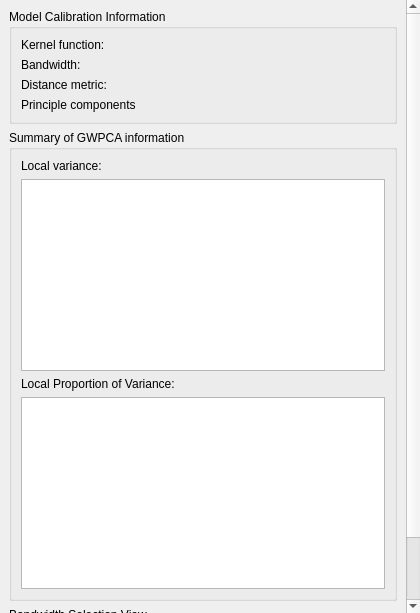
<?xml version="1.0" encoding="UTF-8"?>
<ui version="4.0">
 <class>GwmPropertyGWPCATab</class>
 <widget class="QWidget" name="GwmPropertyGWPCATab">
  <property name="geometry">
   <rect>
    <x>0</x>
    <y>0</y>
    <width>420</width>
    <height>613</height>
   </rect>
  </property>
  <property name="windowTitle">
   <string>Form</string>
  </property>
  <layout class="QGridLayout" name="gridLayout">
   <property name="leftMargin">
    <number>0</number>
   </property>
   <property name="topMargin">
    <number>0</number>
   </property>
   <property name="rightMargin">
    <number>0</number>
   </property>
   <property name="bottomMargin">
    <number>0</number>
   </property>
   <item row="0" column="0">
    <widget class="QScrollArea" name="scrollArea">
     <property name="frameShape">
      <enum>QFrame::NoFrame</enum>
     </property>
     <property name="frameShadow">
      <enum>QFrame::Plain</enum>
     </property>
     <property name="lineWidth">
      <number>0</number>
     </property>
     <property name="widgetResizable">
      <bool>true</bool>
     </property>
     <property name="alignment">
      <set>Qt::AlignLeading|Qt::AlignLeft|Qt::AlignTop</set>
     </property>
     <widget class="QWidget" name="scrollAreaWidgetContents">
      <property name="geometry">
       <rect>
        <x>0</x>
        <y>-63</y>
        <width>403</width>
        <height>676</height>
       </rect>
      </property>
      <layout class="QVBoxLayout" name="verticalLayout">
       <item>
        <widget class="QGroupBox" name="groupBox">
         <property name="sizePolicy">
          <sizepolicy hsizetype="Preferred" vsizetype="Fixed">
           <horstretch>0</horstretch>
           <verstretch>0</verstretch>
          </sizepolicy>
         </property>
         <property name="title">
          <string>Model Calibration Information</string>
         </property>
         <layout class="QFormLayout" name="formLayout">
          <item row="0" column="0">
           <widget class="QLabel" name="label">
            <property name="text">
             <string>Kernel function:</string>
            </property>
           </widget>
          </item>
          <item row="0" column="1">
           <widget class="QLabel" name="lblKernelFunction">
            <property name="text">
             <string/>
            </property>
           </widget>
          </item>
          <item row="1" column="0">
           <widget class="QLabel" name="lblBandwidthType">
            <property name="text">
             <string>Bandwidth:</string>
            </property>
           </widget>
          </item>
          <item row="1" column="1">
           <widget class="QLabel" name="lblBandwidthSize">
            <property name="text">
             <string/>
            </property>
           </widget>
          </item>
          <item row="2" column="0">
           <widget class="QLabel" name="label_7">
            <property name="text">
             <string>Distance metric:</string>
            </property>
           </widget>
          </item>
          <item row="2" column="1">
           <widget class="QLabel" name="lblDistanceMetric">
            <property name="text">
             <string/>
            </property>
           </widget>
          </item>
          <item row="3" column="0">
           <widget class="QLabel" name="label_4">
            <property name="text">
             <string>Principle components</string>
            </property>
           </widget>
          </item>
          <item row="3" column="1">
           <widget class="QLabel" name="lblPCCount">
            <property name="text">
             <string/>
            </property>
           </widget>
          </item>
         </layout>
        </widget>
       </item>
       <item>
        <widget class="QGroupBox" name="groupBox_2">
         <property name="sizePolicy">
          <sizepolicy hsizetype="Preferred" vsizetype="Fixed">
           <horstretch>0</horstretch>
           <verstretch>0</verstretch>
          </sizepolicy>
         </property>
         <property name="title">
          <string>Summary of GWPCA information</string>
         </property>
         <layout class="QGridLayout" name="gridLayout_2">
          <property name="leftMargin">
           <number>9</number>
          </property>
          <property name="topMargin">
           <number>9</number>
          </property>
          <property name="rightMargin">
           <number>9</number>
          </property>
          <property name="bottomMargin">
           <number>9</number>
          </property>
          <item row="2" column="0">
           <widget class="QLabel" name="label_3">
            <property name="text">
             <string>Local Proportion of Variance: </string>
            </property>
           </widget>
          </item>
          <item row="0" column="0">
           <widget class="QLabel" name="label_2">
            <property name="text">
             <string>Local variance: </string>
            </property>
           </widget>
          </item>
          <item row="1" column="0">
           <widget class="QTableWidget" name="tbwLocalvariance">
            <property name="sizePolicy">
             <sizepolicy hsizetype="Expanding" vsizetype="Fixed">
              <horstretch>0</horstretch>
              <verstretch>0</verstretch>
             </sizepolicy>
            </property>
            <property name="minimumSize">
             <size>
              <width>0</width>
              <height>128</height>
             </size>
            </property>
           </widget>
          </item>
          <item row="3" column="0">
           <widget class="QTableWidget" name="tbwProp">
            <property name="sizePolicy">
             <sizepolicy hsizetype="Expanding" vsizetype="Fixed">
              <horstretch>0</horstretch>
              <verstretch>0</verstretch>
             </sizepolicy>
            </property>
           </widget>
          </item>
         </layout>
        </widget>
       </item>
       <item>
        <widget class="QGroupBox" name="grpBwSelView">
         <property name="title">
          <string>Bandwidth Selection View</string>
         </property>
         <layout class="QVBoxLayout" name="verticalLayout_3"/>
        </widget>
       </item>
       <item>
        <widget class="QPushButton" name="btnSaveRes">
         <property name="sizePolicy">
          <sizepolicy hsizetype="Fixed" vsizetype="Fixed">
           <horstretch>0</horstretch>
           <verstretch>0</verstretch>
          </sizepolicy>
         </property>
         <property name="text">
          <string>Save</string>
         </property>
        </widget>
       </item>
      </layout>
     </widget>
    </widget>
   </item>
  </layout>
 </widget>
 <resources/>
 <connections/>
</ui>
